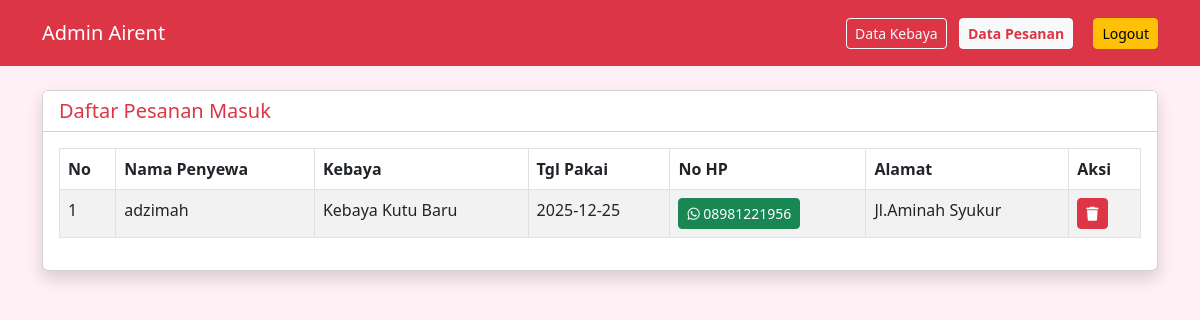
/data_sewa.php (signed in), run on the app's committed database.
### tables this page shows
CREATE TABLE `transaksi` (
  `id` int(11) NOT NULL,
  `id_kebaya` int(11) NOT NULL,
  `nama_penyewa` varchar(100) NOT NULL,
  `no_hp` varchar(20) NOT NULL,
  `tanggal_sewa` date NOT NULL,
  `alamat` text NOT NULL,
  `status_transaksi` varchar(20) DEFAULT 'Menunggu'
);

CREATE TABLE `kebaya` (
  `id` int(11) NOT NULL,
  `nama_kebaya` varchar(100) NOT NULL,
  `deskripsi` text NOT NULL,
  `harga_sewa` int(11) NOT NULL,
  `gambar` varchar(100) NOT NULL,
  `status` enum('Tersedia','Disewa') DEFAULT 'Tersedia'
);

### data_sewa.php (the view, shortened to what this page needs)
<?php
include 'koneksi.php';
?>
<!DOCTYPE html>
<html>
<head>
    <link href="https://cdn.jsdelivr.net/npm/bootstrap@5.3.0/dist/css/bootstrap.min.css" rel="stylesheet">
    <link rel="stylesheet" href="https://cdnjs.cloudflare.com/ajax/libs/font-awesome/6.0.0/css/all.min.css">
</head>
<body style="background-color: #fff0f5;">
    <nav class="navbar navbar-dark bg-danger p-3">
        <div class="container">
            <span class="navbar-brand mb-0 h1">Admin Airent</span>
            <div>
                <a href="admin.php" class="btn btn-sm btn-outline-light me-2">Data Kebaya</a>
                <a href="data_sewa.php" class="btn btn-sm btn-light text-danger fw-bold">Data Pesanan</a>
                <a href="logout.php" class="btn btn-sm btn-warning ms-3">Logout</a>
            </div>
        </div>
    </nav>
    <div class="container mt-4">
        <div class="card shadow">
            <div class="card-header bg-white">
                <h5 class="mb-0 text-danger">Daftar Pesanan Masuk</h5>
            </div>
            <div class="card-body">
                <table class="table table-bordered table-striped">
                    <thead>
                        <tr>
                            <th>No</th>
                            <th>Nama Penyewa</th>
                            <th>Kebaya</th>
                            <th>Tgl Pakai</th>
                            <th>No HP</th>
                            <th>Alamat</th>
                            <th>Aksi</th>
                        </tr>
                    </thead>
                    <tbody>
                        <?php
                        $data = mysqli_query($koneksi,"SELECT transaksi.*, kebaya.nama_kebaya FROM transaksi LEFT JOIN kebaya ON transaksi.id_kebaya = kebaya.id ORDER BY transaksi.id DESC");
                        $no = 1;
                        while($d = mysqli_fetch_array($data)){
                        ?>
                        <tr>
                            <td><?php echo $no++; ?></td>
                            <td><?php echo $d['nama_penyewa']; ?></td>
                            <td><?php echo $d['nama_kebaya']; ?></td>
                            <td><?php echo $d['tanggal_sewa']; ?></td>
                            <td>
                                <a href="https://wa.me/<?php echo $d['no_hp']; ?>" target="_blank" class="btn btn-sm btn-success">
                                    <i class="fab fa-whatsapp"></i> <?php echo $d['no_hp']; ?>
                                </a>
                            </td>
                            <td><?php echo $d['alamat']; ?></td>
                            <td>
                                <a href="hapus_sewa.php?id=<?php echo $d['id']; ?>" class="btn btn-sm btn-danger" onclick="return confirm('Hapus pesanan ini?')"><i class="fas fa-trash"></i></a>
                            </td>
                        </tr>
                        <?php } ?>
                    </tbody>
                </table>
            </div>
        </div>
    </div>
</body>
</html>

### data on the page
transaksi: nama_penyewa "adzimah", id_kebaya.nama_kebaya "Kebaya Kutu Baru", tanggal_sewa "2025-12-25", no_hp "08981221956", alamat "Jl.Aminah Syukur"
